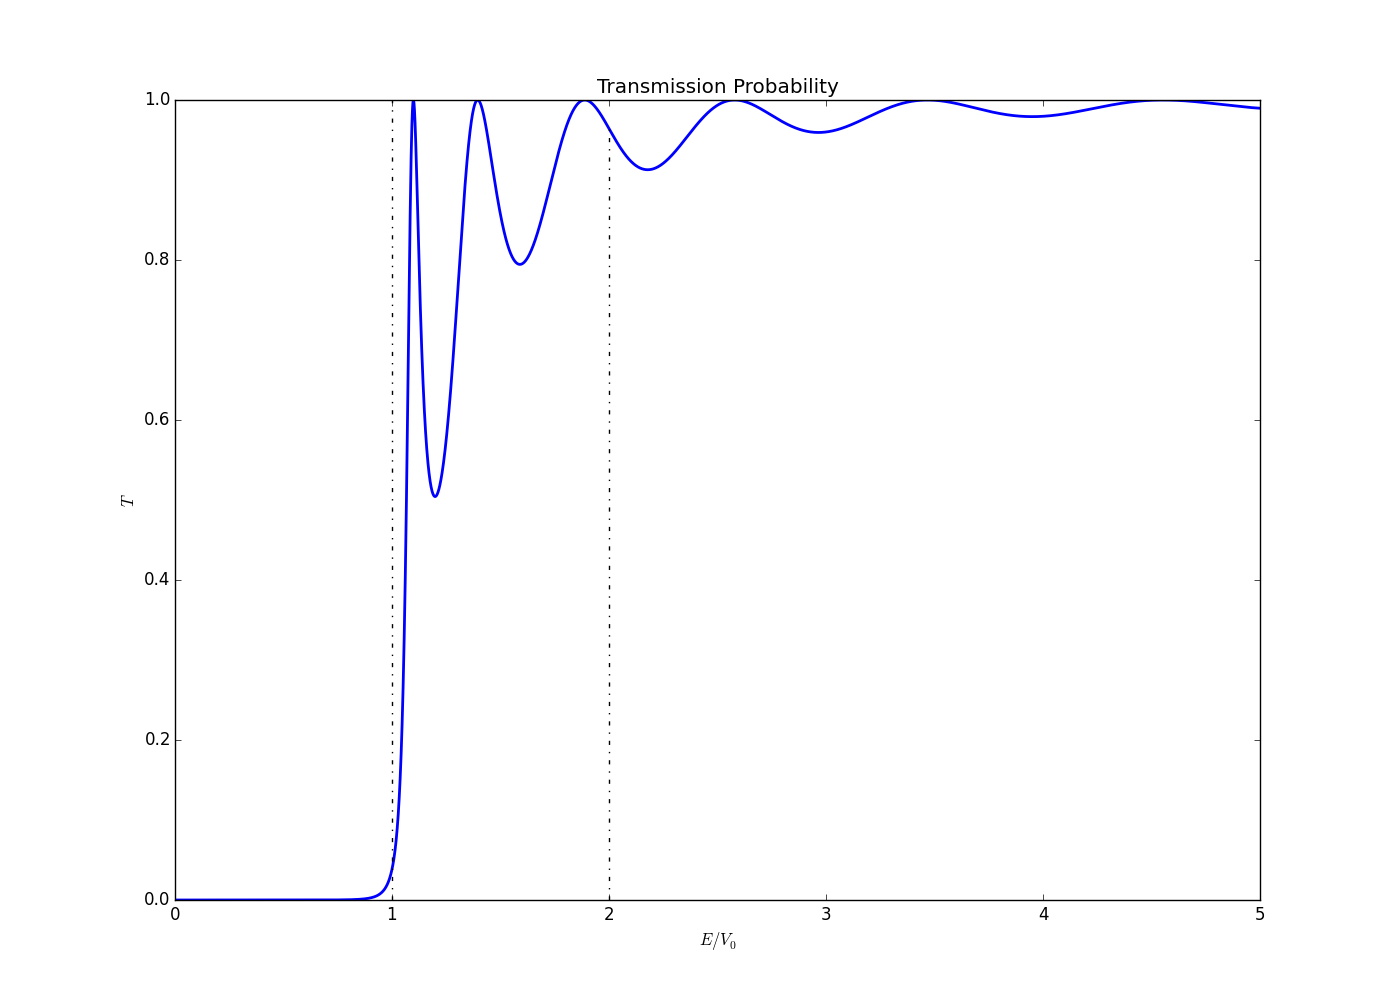

Generate this figure with Python:
import numpy as np
import matplotlib.pyplot as plt

# x=np.linspace(-5,5,50)
# plt.plot(x, np.sinh(x))
# plt.show()
V0 = 1.
a = np.sqrt(2)*5.

def T(E):
	k = np.sqrt(2*E)
	kapa = np.sqrt(2*np.abs(V0-E)) 
	up = 4*k**2*kapa**2
	if E<=1.:
		down = 4*k**2*kapa**2*np.cosh(kapa*a)**2 + (kapa**2 - k**2)**2*np.sinh(kapa*a)**2
	else:
		down = 4*k**2*kapa**2*np.cos(kapa*a)**2 + (kapa**2 + k**2)**2*np.sin(kapa*a)**2
	return up/down

E=np.linspace(0,5,10000)
TT=[]
for ee in E:
	TT.append(T(ee))
plt.figure(figsize=[14,10])
plt.plot(E,TT,linewidth=2)
plt.plot([2,2],[0,T(2.)], 'k-.')
plt.plot([1,1],[0,1.], 'k-.')
plt.title("Transmission Probability")
plt.xlabel("$E/V_0$")
plt.ylabel("$T$")
plt.savefig("transprob.png")
plt.show()
